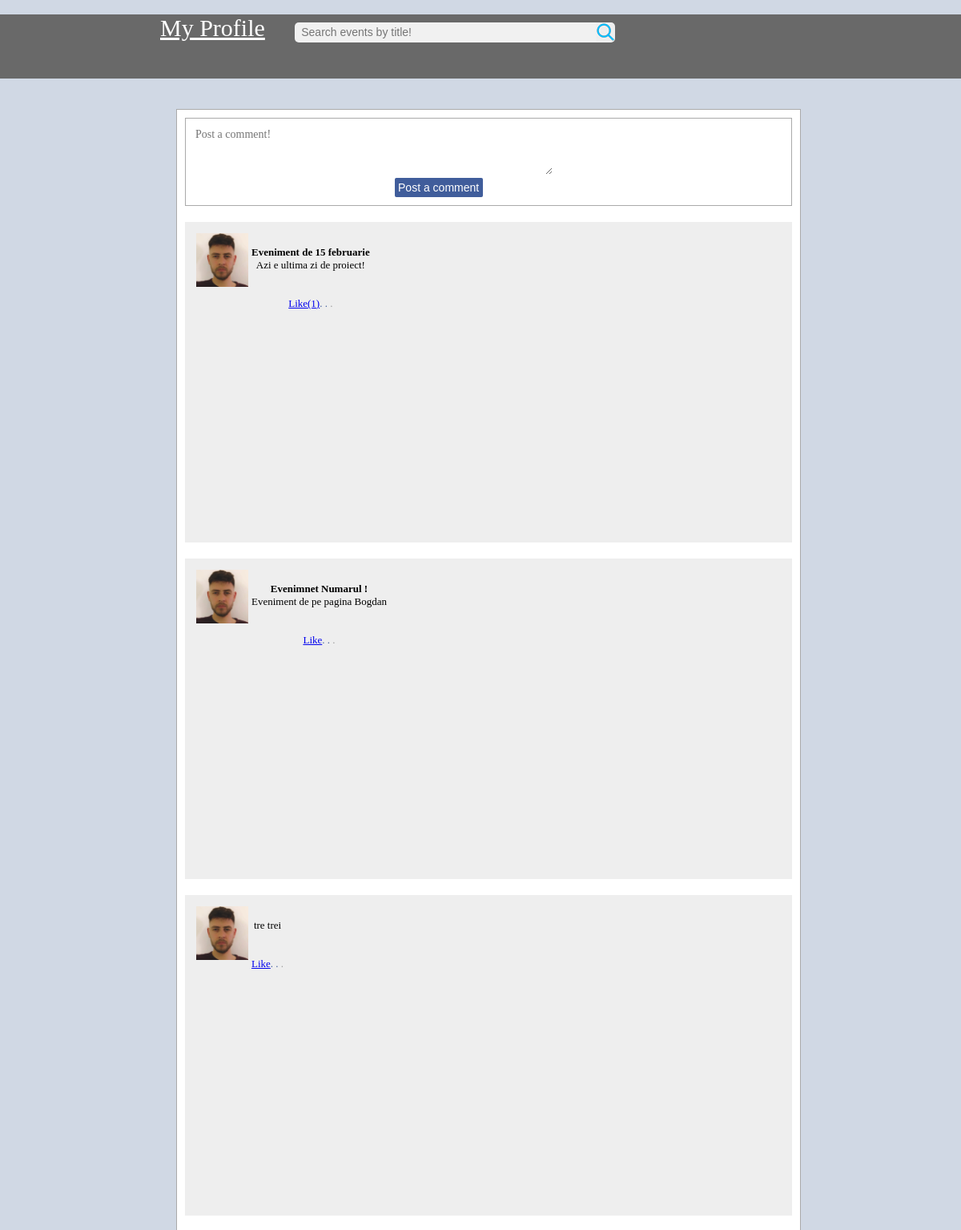
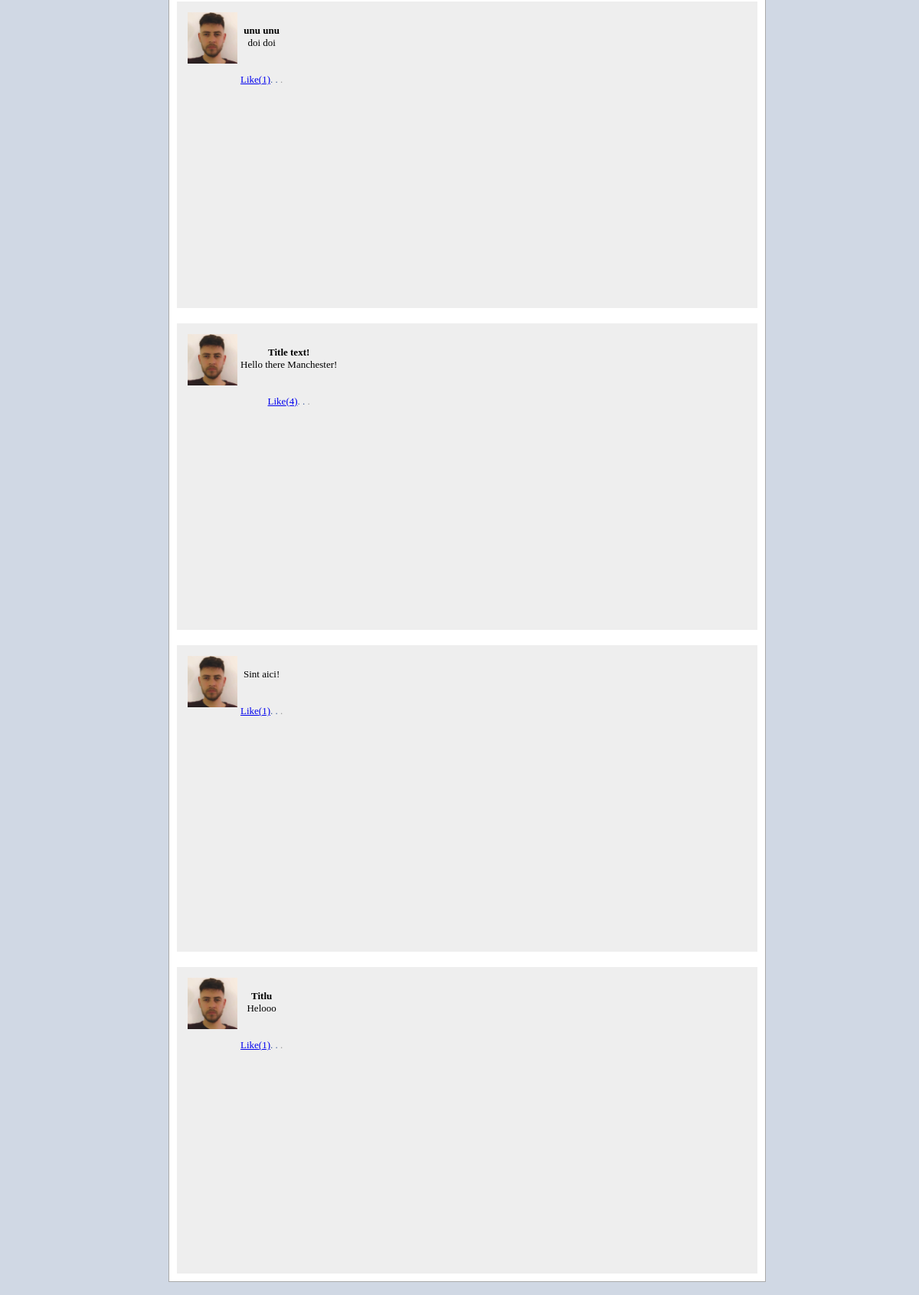
Screenshot of /single_event.php with the database file from the repository (2 pictures, top to bottom).
### tables this page shows
CREATE TABLE `events` (
  `eventid` int(255) NOT NULL,
  `userid` int(255) NOT NULL,
  `event` varchar(255) NOT NULL,
  `title` varchar(25) NOT NULL,
  `comments` int(255) NOT NULL,
  `likes` int(255) NOT NULL,
  `image` varchar(255) NOT NULL,
  `date` timestamp NOT NULL DEFAULT current_timestamp() ON UPDATE current_timestamp(),
  `parent` bigint(20) NOT NULL
);

### classes/controller.php (called while the page is built, shortened)
<?php
class ControllerDatabase{
private $host ="localhost";
private $username ="root";
private $password ="";
private $db ="seabrookcommunity";
function connect(){
    $conn = mysqli_connect($this->host, $this->username, $this->password, $this->db);
    return $conn;
}
function read($sql){
    $conn = $this->connect();
    $result = mysqli_query($conn, $sql);
    if(is_array($result)){
    $row = $result[0];
    return false;
    }else{
        $data = array();
        while($row = mysqli_fetch_assoc($result)){
          $data[] = $row;
        }
    return $data;
    }
}
}

### classes/event.php (called while the page is built, shortened)
<?php
class Event{
    public function getComments($userid){
        $sql ="SELECT * FROM  events WHERE parent = '$userid' ORDER BY userid ASC LIMIT 10";
        $DB = new ControllerDatabase();
        $result = $DB->read($sql);
        if($result){
            return $result;
        }else{
         return false;
        }
    }
}

### comment.php (the view, shortened to what this page needs)
<!DOCTYPE html>
<html lang="en">
<html>
    <head>
    <link rel="stylesheet" type="text/css" href="style.css">
    </head>
    <body>
<div id="event_bar" style="background-color: #eee;">
 <div id="event">
<div>
<img src="user1.jpg" style="width: 65px; margin-right: 4px">
</div>
<div>
    <br>
    <div style="font-weight : bold; color: black; font-style: bold;">
    <?php
    echo $COMMENT['title'];
    ?></div>
    <div style="font-weight :normal; color: black;">
    <?php
    echo $COMMENT['event'];
    ?></div>
    <br><br>
    <?php
    $likes = ($COMMENT['likes'] > 0) ? "(" .$COMMENT['likes']. ")" : "" ;
    ?>
    <a href="likes.php?type=event&eventid=<?php echo $COMMENT['eventid']?>">Like<?php echo $likes?></a>.
    <a href="single_event.php?eventid=<?php echo $COMMENT['eventid'] ?>"></a> . <span style="color:#999"><?php echo $ROW['date']?>
.
</span>
</div>
</div>
</div>
</body>
</html>

### single_event.php (shortened to what this page needs)
<?php
$event = new Event();
$ROW = false;
?>
<!DOCTYPE html>
<html lang="en">
<head>
    <link rel="stylesheet" type="text/css" href="style.css">
</head>
<body style="font-family: tahoma; background-color:#d0d8e4;" >
<br>
<div id="grey_bar">
    <div style="width:800px; margin:auto; font-size:30px;">
    <form method ="get"  action="search.php">
    <a href="userdashboard.php" style="color:white;"> My Profile</a> &nbsp  &nbsp <input type="text" id="searchbox" name="find" placeholder=" Search events by title!">
    </form>
</div>
</div><br>
<div style="display: flex;">
<div style="width:800px; margin:auto;  min-height:400px;">
<div style="min-height:400px; flex:2.5; padding: 20px; padding-right: 0px;">
  <div style="border:solid thin #aaa; padding: 10px; background-color:white;">
<div style="border:solid thin #aaa; padding: 10px; background-color:white;">
 <form method="post" action="userdashboard.php">
   <textarea name="event"  placeholder="Post a comment!" placeholder="Event Title"style="width: 250%;
    border:none;
    font-family: tahoma;
    font-size: 14px;
    height:60px;"
    ></textarea><br>
    <input id="event_button"  type="submit" value="Post a comment">
<br>
</form>
</div>
<?php
$comments = $event->getComments($ROW['eventid']);
if(is_array($comments)){
    foreach($comments as $COMMENT){
    include("comment.php");
    }
}
?>
</div>
</div>
</div>
</body>
</html>

### style.css (style rules this page uses)
body { margin: 0; }
#event_button { position: relative; top: 47%; right: 20%; top: 200%; }
form { display: inline-block; margin-left: auto; margin-right: auto; text-align: center; }
body { font-family: Arial, Helvetica, sans-serif; }
* { box-sizing: border-box }
form { display: inline-block; margin: auto; text-align: center; }
input[type=text], input[type=password] { width: 100%; padding: 15px; margin: 5px 0 22px 0; display: inline-block; border: none; background: #f1f1f1; }
#grey_bar { height: 80px; background-color: dimgrey ; color:whitesmoke; }
#searchbox { width: 400px; height:25px; border-radius: 5px; border:none; padding: 4px; font-size:14px; background-image:url(search.png); background-repeat: no-repeat; background-position: right; }
#event_button { background-color: #405d9b; border:none; color:white; padding: 4px; font-size: 14px; border-radius: 2px; width:110px; float:inline-start; right: 50%; height: 10%; }
#event_bar { margin-top: 20px; background-color: white; padding: 10px; height: 90%; }
#event { padding: 4px; font-size: 13px; display:flex; margin-bottom: 20px; }

### single_event.php (style rules this page uses)
#grey_bar { height: 80px; background-color: dimgrey ; color:whitesmoke; }
#searchbox { width: 400px; height:25px; border-radius: 5px; border:none; padding: 4px; font-size:14px; background-image:url(search.png); background-repeat: no-repeat; background-position: right; }
textarea { width: 100%; border:none; font-family: tahoma; font-size: 14px; height:60px; }
#event_button { float: right; background-color: #405d9b; border:none; color:white; padding: 4px; font-size: 14px; border-radius: 2px; width:50px; top:90%; left:140%; }
#event_bar { background-color: white; min-height: 400px; margin-top: 20px; color : #aaa; padding: 8px; text-align: center; font-size: 20px; color:#405d9b; }
#event { padding: 4px; font-size: 13px; display:flex; margin-bottom: 20px; }

### rows the page displays
events: title "Eveniment de 15 februarie", event "Azi e ultima zi de proiect!", likes "(1)"
events: title "Evenimnet Numarul !", event "Eveniment de pe pagina Bogdan"
events: event "tre trei"
events: title "unu unu", event "doi doi", likes "(1)"
events: title "Title text!", event "Hello there Manchester!", likes "(4)"
events: event "Sint aici!", likes "(1)"
events: title "Titlu", event "Helooo", likes "(1)"
